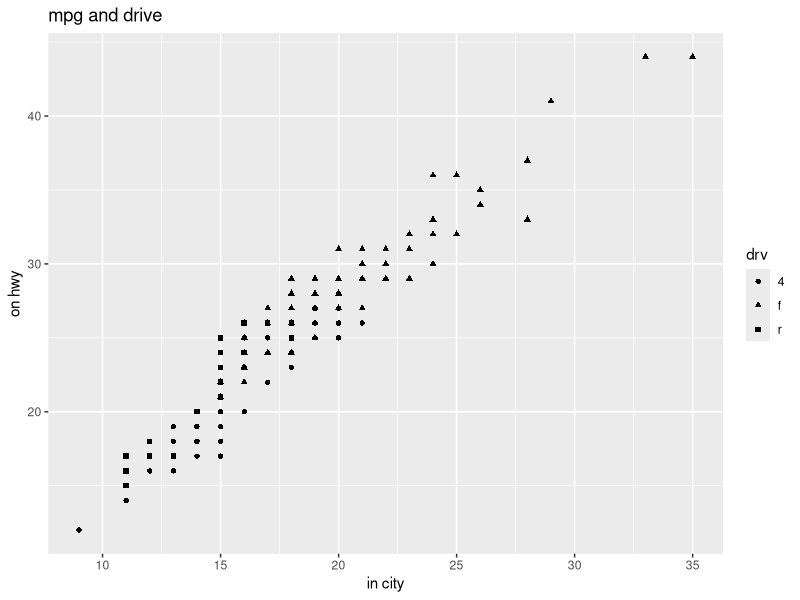
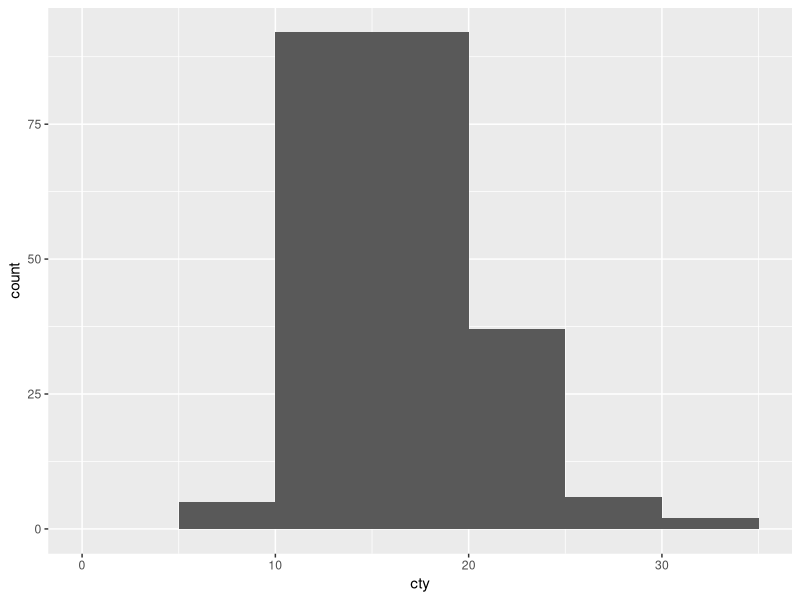
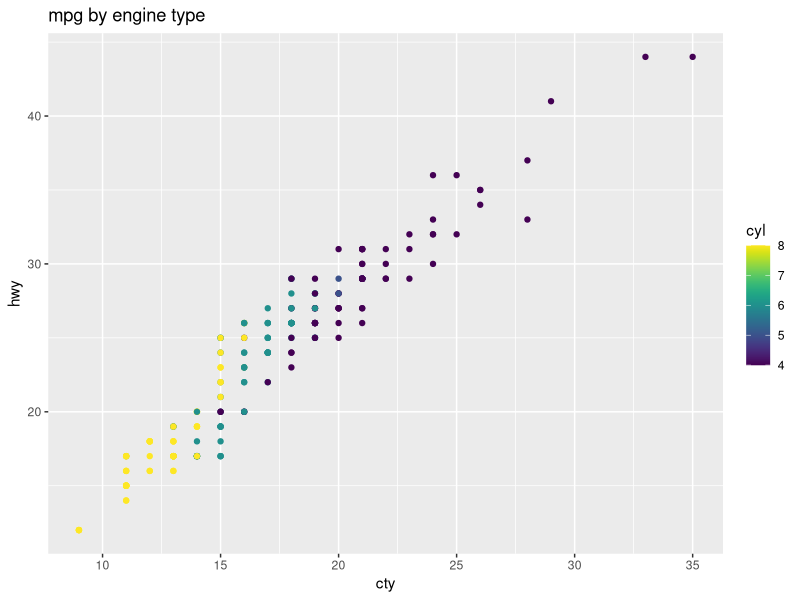
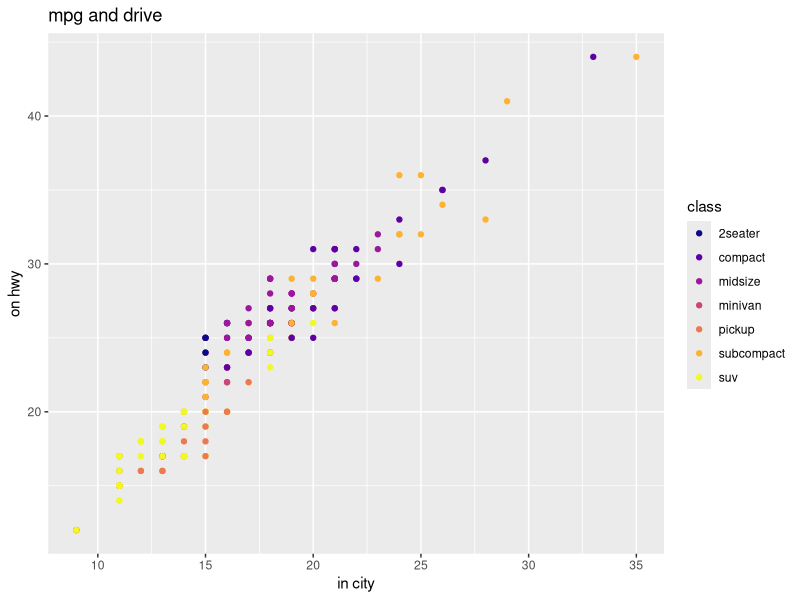
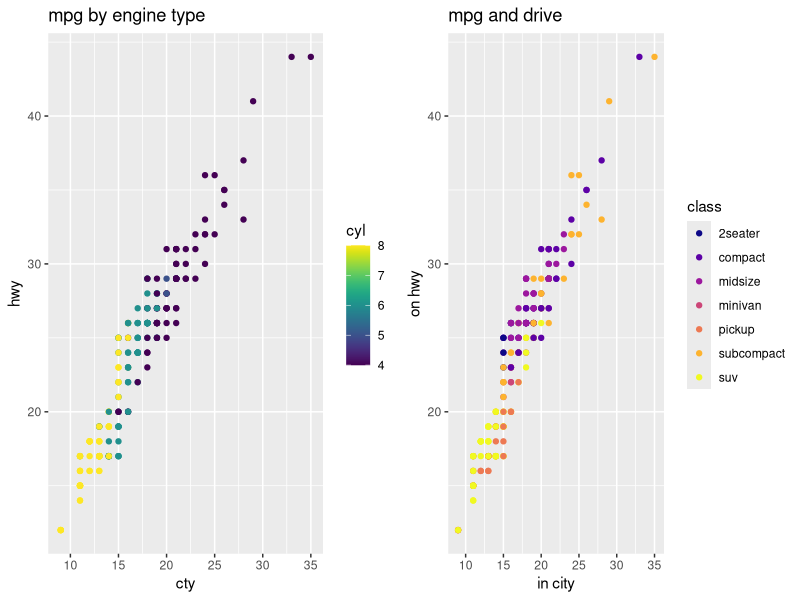
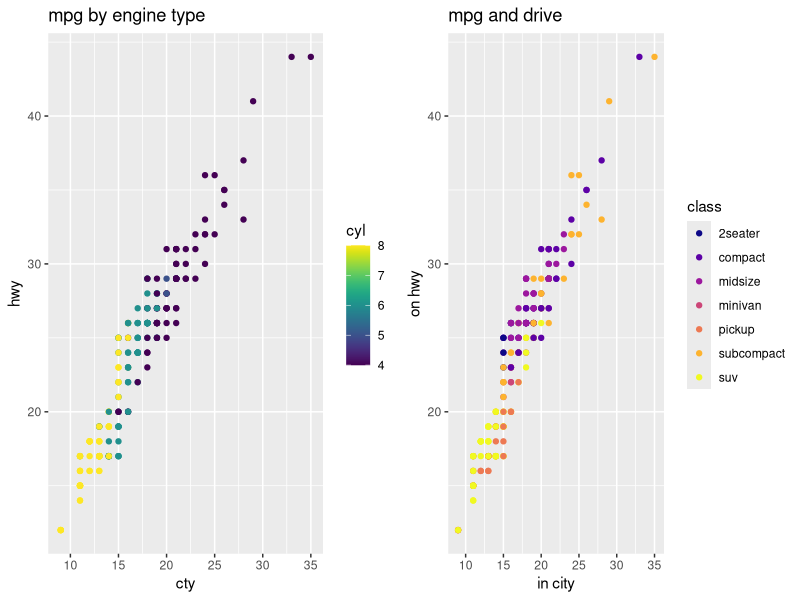

The R source for these figures, in order:
#### Setup ####
getwd() # get working directory
setwd("/Users/kris/GitHub/intersession_datav_2024/code")

library(datasets)
library(viridis)
library(ggplot2) # load ggplot lib to envi.
library(gridExtra)

### Data ###
data('mpg') # load "mpg" to the environment
class(mpg) # checking the class of "mpg"
head(mpg) # gets the first 6 entry of the dataset
dim(mpg)
summary(mpg)

### Plotting ###
plt <- ggplot(data = mpg) + 
  geom_point(mapping = aes(x = cty,  y = hwy, shape = drv)) +
  labs(title = "mpg and drive" , x = "in city", y = "on hwy")

plt

## 
plt2 <- ggplot(data = mpg) + 
  geom_histogram(mapping = aes(x = cty), breaks = seq(from = 0, to =35, by = 5))

plt2

##
plt3 <- ggplot(data = mpg) +
  geom_point(mapping = aes(x = cty, y = hwy, col = cyl)) +
  scale_color_viridis() +
  labs(title = "mpg by engine type")

plt3

##
plt4 <- ggplot(data = mpg) + 
  geom_point(mapping = aes(x = cty,  y = hwy, col = class)) +
  scale_color_viridis(discrete = TRUE, option = "plasma") +
  labs(title = "mpg and drive" , x = "in city", y = "on hwy")

plt4

# Printing multi plots on a single sheet
grid.arrange(plt3, plt4, ncol = 2, nrow = 1)

# saving printout
png('vehicle_characteristics.png', width = 10, height = 5, units = "in", res = 400)
grid.arrange(plt3, plt4, ncol=2, nrow=1)
dev.off()


